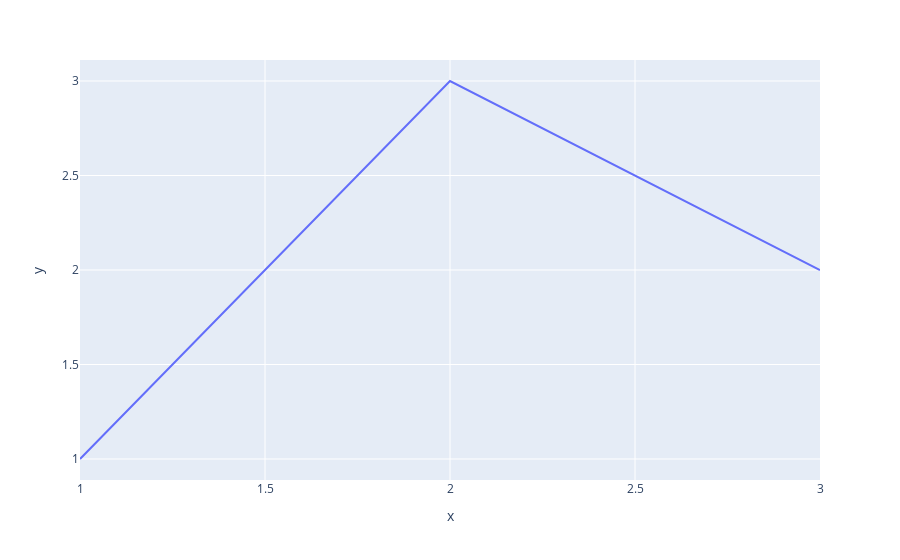

Source (notebook cell):
### Markdown cell above
# Modifying Visualizations
Once you've created an visualization, it likely needs to be modified to be publication ready. This usually entails creating a title, labelling axis, and resizing the image. This documentation is synthesized from the [plotly update_layout documentation](https://plotly.com/python/reference/layout/). 

While somewhat complicated, [full documentation for updating figures](https://plotly.com/python/creating-and-updating-figures) is available on the plotly website, and should be used as a supplement to this documentation for doing more complex modifications to the figures produced by `epidemic-intelligence`. Plotly as a whole has excellent documentation and clear examples, and it is highly recommended that you use it if you ever get stuck.

### Code cell
# will replace with ei example in a bit
import plotly.express as px
fig = px.line(x=[1, 2, 3], y=[1, 3, 2])
fig

### Figure 1 — Plotly figure (JSON) as saved in the notebook; plotly's stock layout.template omitted (floating-point values rounded to 4 significant figures)
{"data": [{"hovertemplate": "x=%{x}<br>y=%{y}<extra></extra>", "legendgroup": "", "line": {"color": "#636efa", "dash": "solid"}, "marker": {"symbol": "circle"}, "mode": "lines", "name": "", "orientation": "v", "showlegend": false, "type": "scatter", "x": [1, 2, 3], "xaxis": "x", "y": [1, 3, 2], "yaxis": "y"}], "layout": {"legend": {"tracegroupgap": 0}, "margin": {"t": 60}, "xaxis": {"anchor": "y", "domain": [0, 1], "title": {"text": "x"}}, "yaxis": {"anchor": "x", "domain": [0, 1], "title": {"text": "y"}}}}
